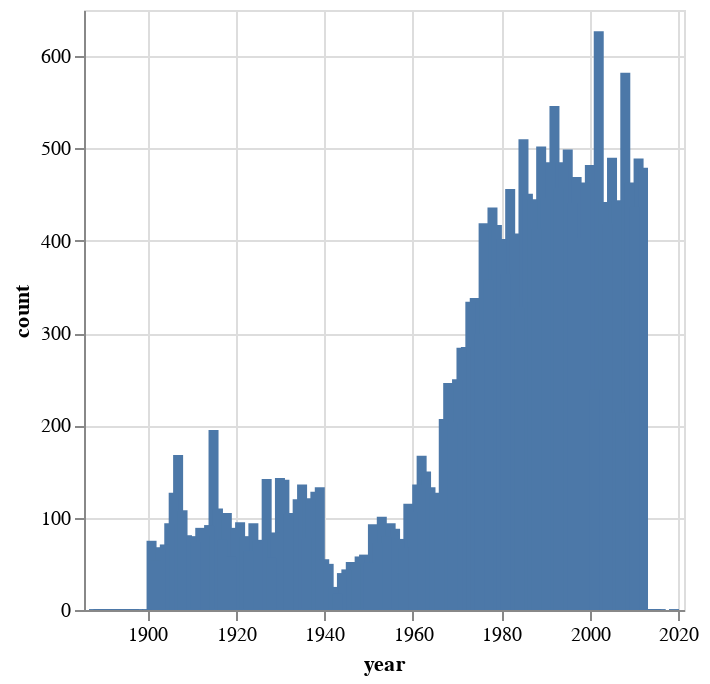

The notebook cell this image was saved under:
### Code cell
import altair as alt

df["year"] = df["date"].str.extract(r"\b(\d{4})$")
years = df["year"].value_counts().to_frame().reset_index()

alt.Chart(years).mark_bar().encode(
    x="year:T",
    y="count:Q"
).properties(width="container")

### Figure 1 — Vega-Lite specification as saved in the notebook (floating-point values rounded to 4 significant figures; data arrays with more than 128 entries replaced by an {"elided": "..."} marker saying what was removed)
{"config": {"view": {"continuousWidth": 300, "continuousHeight": 300}}, "data": {"name": "data-642b118b05e6711faca82b99423e6b05"}, "mark": {"type": "bar"}, "encoding": {"x": {"field": "year", "type": "temporal"}, "y": {"field": "count", "type": "quantitative"}}, "width": "container", "$schema": "https://vega.github.io/schema/vega-lite/v5.8.0.json", "datasets": {"data-642b118b05e6711faca82b99423e6b05": {"elided": "129 records"}}}
